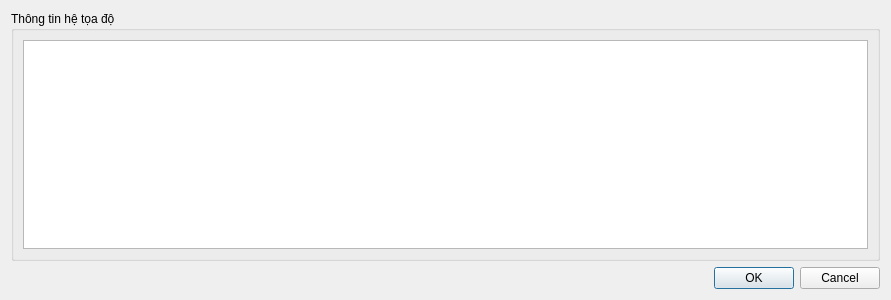
<?xml version="1.0" encoding="UTF-8"?>
<ui version="4.0">
 <class>checkcoordinatesysDialogBase</class>
 <widget class="QDialog" name="checkcoordinatesysDialogBase">
  <property name="geometry">
   <rect>
    <x>0</x>
    <y>0</y>
    <width>891</width>
    <height>300</height>
   </rect>
  </property>
  <property name="windowTitle">
   <string>Xem thông tin hệ tọa độ - GFD V.01</string>
  </property>
  <layout class="QVBoxLayout" name="verticalLayout">
   <item>
    <widget class="QGroupBox" name="groupBox">
     <property name="enabled">
      <bool>true</bool>
     </property>
     <property name="title">
      <string>Thông tin hệ tọa độ</string>
     </property>
     <layout class="QHBoxLayout" name="horizontalLayout">
      <item>
       <widget class="QListWidget" name="listWidget"/>
      </item>
     </layout>
    </widget>
   </item>
   <item>
    <widget class="QDialogButtonBox" name="button_box">
     <property name="orientation">
      <enum>Qt::Horizontal</enum>
     </property>
     <property name="standardButtons">
      <set>QDialogButtonBox::Cancel|QDialogButtonBox::Ok</set>
     </property>
    </widget>
   </item>
  </layout>
 </widget>
 <resources/>
 <connections>
  <connection>
   <sender>button_box</sender>
   <signal>accepted()</signal>
   <receiver>checkcoordinatesysDialogBase</receiver>
   <slot>accept()</slot>
   <hints>
    <hint type="sourcelabel">
     <x>20</x>
     <y>20</y>
    </hint>
    <hint type="destinationlabel">
     <x>20</x>
     <y>20</y>
    </hint>
   </hints>
  </connection>
  <connection>
   <sender>button_box</sender>
   <signal>rejected()</signal>
   <receiver>checkcoordinatesysDialogBase</receiver>
   <slot>reject()</slot>
   <hints>
    <hint type="sourcelabel">
     <x>20</x>
     <y>20</y>
    </hint>
    <hint type="destinationlabel">
     <x>20</x>
     <y>20</y>
    </hint>
   </hints>
  </connection>
 </connections>
</ui>
